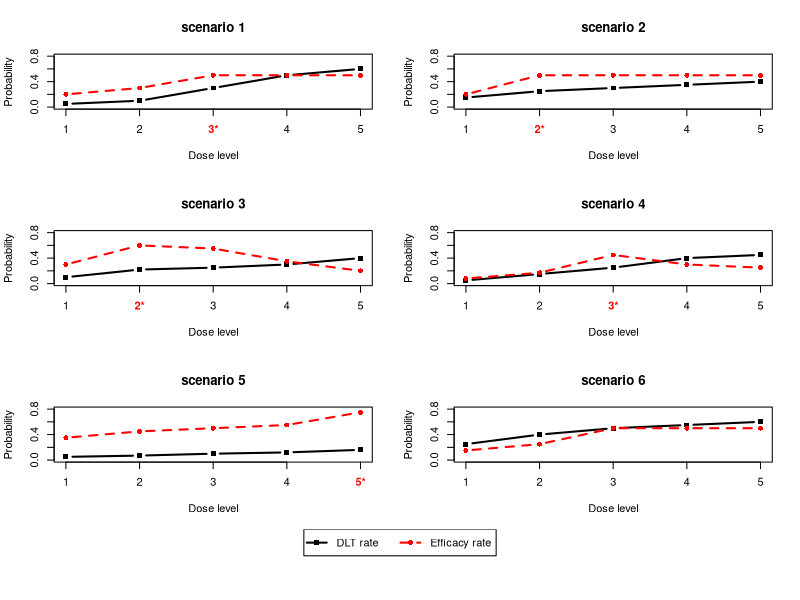

Write the R code that produced this figure.
setwd("C:/Users/Dell/Documents/ProjectCode/phaseI")
phaseI_II.scenario.plot.fn <- function(p.true, pE.true, main="Plateau", OBD=NULL){
    ndose <- length(p.true)
    lvls <- 1:ndose
    cols <- c("black", "red")
    lwds <- c(2, 2)
    ltys <- c(1, 2)
    pchs <- c(15, 16)
    plot(1:ndose, p.true, ylab = "Probability", xlab="Dose level", ylim=c(0, 0.8), main=main, xaxt="n", 
         type="b", 
         lwd=lwds[1], col=cols[1], lty=ltys[1], pch=pchs[1])
    if (is.null(OBD)){
        axis(1, at=lvls, lvls)
    }else{
        axis(1, at=OBD, paste0(OBD, "*"), col.axis="red", font.axis=2)
        axis(1, at=lvls[-OBD], lvls[-OBD])
    }
    lines(1:ndose, pE.true, type="b", lwd=lwds[2], col=cols[2], lty=ltys[2], pch=pchs[2])
#    legend("topleft", c("DLT rate", "Efficacy rate"), col=cols, lty=ltys, lwd=lwds, pch=pchs)
}


scenarios <- list()
scenarios[[1]] <- list(p.true=c(0.05, 0.1, 0.3, 0.5, 0.6),
                      pE.true=c(0.2, 0.3, 0.5, 0.5, 0.5))
scenarios[[2]] <- list(p.true=c(0.15, 0.25, 0.3, 0.35, 0.4),
                      pE.true=c(0.2, 0.5, 0.5, 0.5, 0.5))

scenarios[[3]] <- list(p.true=c(0.10, 0.22, 0.25, 0.3, 0.4),
                       pE.true=c(0.3, 0.6, 0.55, 0.35, 0.2))
scenarios[[4]] <- list(p.true=c(0.05, 0.15, 0.25, 0.40, 0.45),
                        pE.true=c(0.08, 0.17, 0.45, 0.30, 0.25))

scenarios[[5]] <- list(p.true=c(0.05, 0.07, 0.1, 0.12, 0.16),
                     pE.true=c(0.35, 0.45, 0.5, 0.55, 0.75))

scenarios[[6]] <- list(p.true=c(0.25, 0.40, 0.5, 0.55, 0.6),
                       pE.true=c(0.15, 0.25, 0.5, 0.5, 0.5))
# for (i in 1:6){
#     sce <- scenarios[[i]]
#     outstr <- paste0("$(", sce$p.true, ",", " ", sce$pE.true, ")$")
#     outstr <- paste(outstr, collapse = " & ")
#     outstr <- paste0("&", outstr, " \\\\", "\n")
#     cat(outstr)
# }


pdf("plots/eff_tox_sc6.pdf", width=6, height=8)
de.par <- par()
mat <- matrix(c(1, 2, 3, 4, 5, 6, 7, 7), nrow=4, byrow=TRUE)
layout(mat=mat, heights=c(0.5, 0.5, 0.5, 0.2))
par(mar=de.par$mar)

phaseI_II.scenario.plot.fn(scenarios[[1]]$p.true, scenarios[[1]]$pE.true, main="scenario 1", OBD=3)
phaseI_II.scenario.plot.fn(scenarios[[2]]$p.true, scenarios[[2]]$pE.true, main="scenario 2", OBD=2)
phaseI_II.scenario.plot.fn(scenarios[[3]]$p.true, scenarios[[3]]$pE.true, main="scenario 3", OBD=2)
phaseI_II.scenario.plot.fn(scenarios[[4]]$p.true, scenarios[[4]]$pE.true, main="scenario 4", OBD=3)
phaseI_II.scenario.plot.fn(scenarios[[5]]$p.true, scenarios[[5]]$pE.true, main="scenario 5", OBD=5)
phaseI_II.scenario.plot.fn(scenarios[[6]]$p.true, scenarios[[6]]$pE.true, main="scenario 6", OBD=NULL)

par(mar = c(0, 2, 0, 2))
plot(1, type = "n", axes=FALSE, xlab="", ylab="")
cols <- c("black", "red")
lwds <- c(2, 2)
ltys <- c(1, 2)
pchs <- c(15, 16)
legend(x="top", inset=0, legend=c("DLT rate", "Efficacy rate"), 
       col=cols, lty=ltys, lwd=lwds, pch=pchs, horiz=TRUE)
dev.off()
